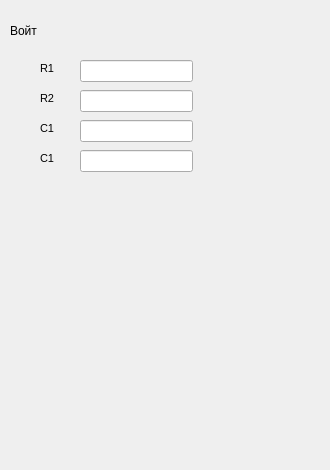
        <widget class="QWidget" name="page_7">
         <widget class="QLabel" name="label_45">
          <property name="geometry">
           <rect>
            <x>40</x>
            <y>120</y>
            <width>21</width>
            <height>16</height>
           </rect>
          </property>
          <property name="font">
           <font>
            <family>Arial</family>
            <pointsize>8</pointsize>
            <bold>false</bold>
            <underline>false</underline>
            <kerning>true</kerning>
           </font>
          </property>
          <property name="text">
           <string>C1</string>
          </property>
         </widget>
         <widget class="QLabel" name="label_46">
          <property name="geometry">
           <rect>
            <x>40</x>
            <y>60</y>
            <width>21</width>
            <height>16</height>
           </rect>
          </property>
          <property name="font">
           <font>
            <family>Arial</family>
            <pointsize>8</pointsize>
            <bold>false</bold>
            <underline>false</underline>
            <kerning>true</kerning>
           </font>
          </property>
          <property name="text">
           <string>R1</string>
          </property>
         </widget>
         <widget class="QLineEdit" name="lineEditR1_3">
          <property name="geometry">
           <rect>
            <x>80</x>
            <y>60</y>
            <width>113</width>
            <height>22</height>
           </rect>
          </property>
          <property name="font">
           <font>
            <family>Arial</family>
            <pointsize>8</pointsize>
            <bold>false</bold>
            <underline>false</underline>
            <kerning>true</kerning>
           </font>
          </property>
          <property name="text">
           <string/>
          </property>
         </widget>
         <widget class="QLineEdit" name="lineEditR2_3">
          <property name="geometry">
           <rect>
            <x>80</x>
            <y>90</y>
            <width>113</width>
            <height>22</height>
           </rect>
          </property>
          <property name="font">
           <font>
            <family>Arial</family>
            <pointsize>8</pointsize>
            <bold>false</bold>
            <underline>false</underline>
            <kerning>true</kerning>
           </font>
          </property>
          <property name="text">
           <string/>
          </property>
         </widget>
         <widget class="QLabel" name="label_47">
          <property name="geometry">
           <rect>
            <x>40</x>
            <y>90</y>
            <width>21</width>
            <height>16</height>
           </rect>
          </property>
          <property name="font">
           <font>
            <family>Arial</family>
            <pointsize>8</pointsize>
            <bold>false</bold>
            <underline>false</underline>
            <kerning>true</kerning>
           </font>
          </property>
          <property name="text">
           <string>R2</string>
          </property>
         </widget>
         <widget class="QLabel" name="label_2">
          <property name="geometry">
           <rect>
            <x>10</x>
            <y>20</y>
            <width>101</width>
            <height>21</height>
           </rect>
          </property>
          <property name="text">
           <string>Войт</string>
          </property>
         </widget>
         <widget class="QLineEdit" name="lineEditC_3">
          <property name="geometry">
           <rect>
            <x>80</x>
            <y>120</y>
            <width>113</width>
            <height>22</height>
           </rect>
          </property>
          <property name="font">
           <font>
            <family>Arial</family>
            <pointsize>8</pointsize>
            <bold>false</bold>
            <underline>false</underline>
            <kerning>true</kerning>
           </font>
          </property>
          <property name="text">
           <string/>
          </property>
         </widget>
         <widget class="QLabel" name="labelModelImage">
          <property name="geometry">
           <rect>
            <x>20</x>
            <y>230</y>
            <width>301</width>
            <height>231</height>
           </rect>
          </property>
          <property name="text">
           <string/>
          </property>
          <property name="pixmap">
           <pixmap>sources/voit.png</pixmap>
          </property>
          <property name="scaledContents">
           <bool>true</bool>
          </property>
         </widget>
         <widget class="QLineEdit" name="lineEditC_4">
          <property name="geometry">
           <rect>
            <x>80</x>
            <y>150</y>
            <width>113</width>
            <height>22</height>
           </rect>
          </property>
          <property name="font">
           <font>
            <family>Arial</family>
            <pointsize>8</pointsize>
            <bold>false</bold>
            <underline>false</underline>
            <kerning>true</kerning>
           </font>
          </property>
          <property name="text">
           <string/>
          </property>
         </widget>
         <widget class="QLabel" name="label_48">
          <property name="geometry">
           <rect>
            <x>40</x>
            <y>150</y>
            <width>21</width>
            <height>16</height>
           </rect>
          </property>
          <property name="font">
           <font>
            <family>Arial</family>
            <pointsize>8</pointsize>
            <bold>false</bold>
            <underline>false</underline>
            <kerning>true</kerning>
           </font>
          </property>
          <property name="text">
           <string>C1</string>
          </property>
         </widget>
        </widget>
